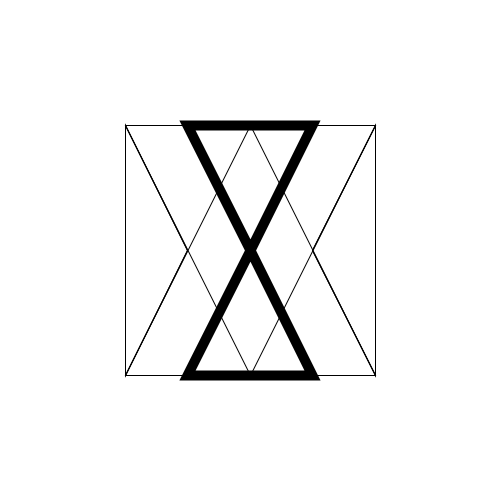
Frame 1 (no input)
Frame 2 (the mouse pressed at the canvas centre, redrawn once): identical to frame 1, image omitted

The Processing sketch that drew this single still picture (run headless with seeded random() and noise(); the mouse was pressed at the canvas centre and the sketch redrawn once):

// Processing sketch: processing_85662
// ── processing_85662.pde

void setup ()
{
 
 size(500,500);
background(#FFFFFF);
noLoop();
  
}

void draw ()

{
noFill();


triangle(125,375,250,125,375,375);

triangle (125,125,250,375,375,125); 

triangle(187.5,250,125,125,125,375);
triangle(312.5,250,375,125,375,375);


triangle(187.5,250,125,125,125,375);
triangle(312.5,250,375,125,375,375);
strokeWeight(10);  
triangle(187.5,125,250,250,312.5,125);
triangle(187.5,375,250,250,312.5,375);

noStroke();


triangle(125,375,250,125,375,375);

 
 
  
}
